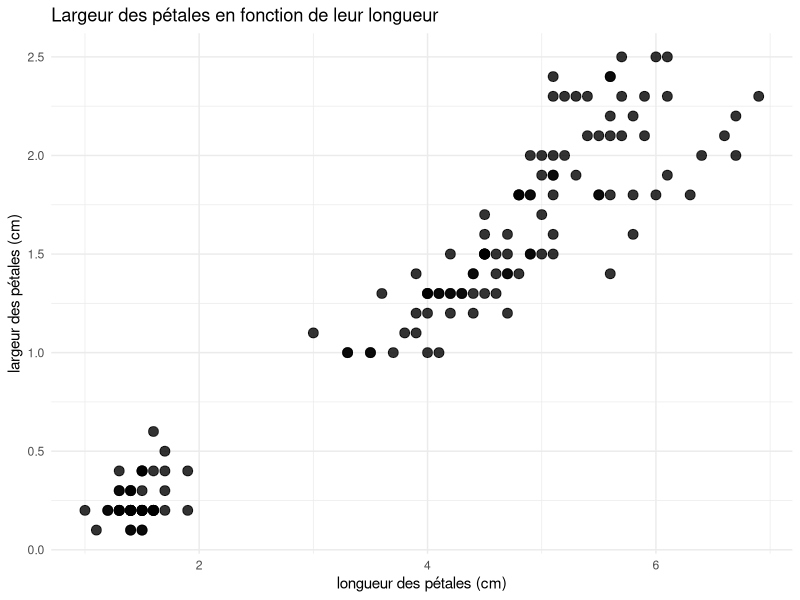
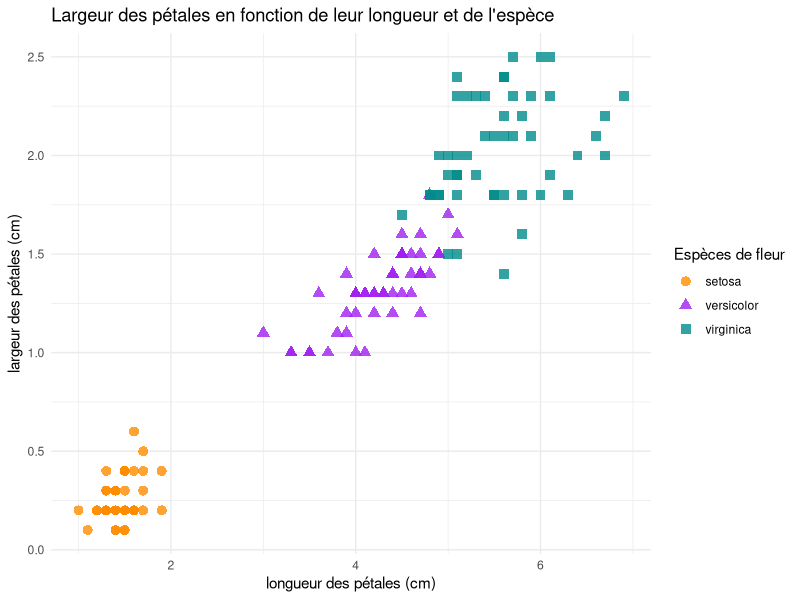
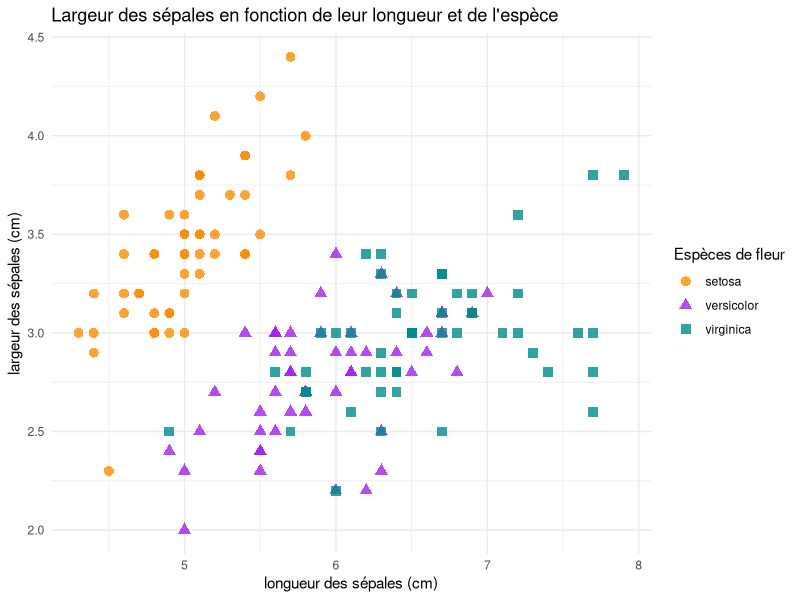
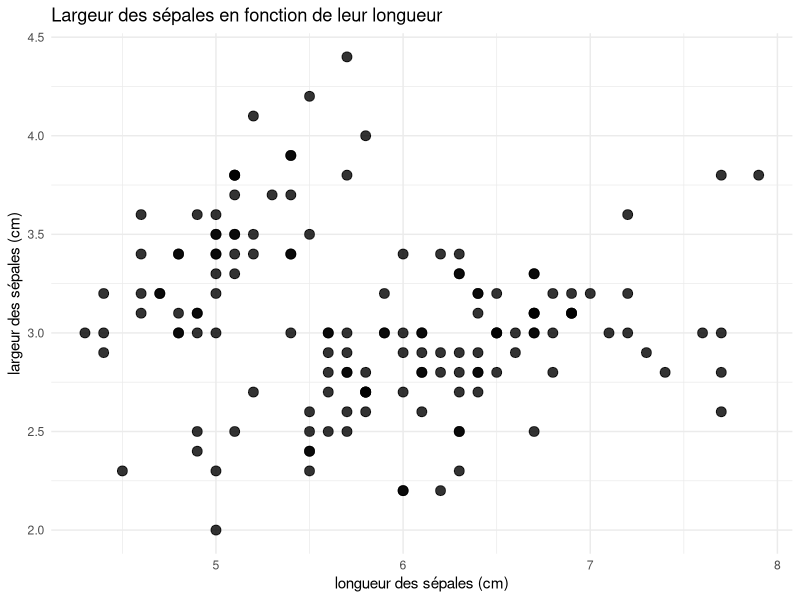

The R script that drew these images, in order:
## ---- chunk 1
library(tidyverse)
library(ggplot2)

data <- iris
head(data)
## ---- chunk 2
#| label: fig-entire
#| fig-cap: Pental length and petal width


longxlargxpetale <- ggplot(data = data, aes(x = Petal.Length, y = Petal.Width)) +
  geom_point(size = 3,
             alpha = 0.8) +
  theme_minimal() + labs(title = "Largeur des pétales en fonction de leur longueur", x = "longueur des pétales (cm)", y = "largeur des pétales (cm)")

longxlargxpetale
## ---- chunk 3
#| label: fig-species
#| fig-cap: Pental length and petal width by species 
#| cap-location: margin

longxlargxpetale_byspecies <- ggplot(data = data, aes(x = Petal.Length, y = Petal.Width)) +
  geom_point(aes(color = Species, shape = Species), size = 3,
             alpha = 0.8) +
  scale_color_manual(values = c("darkorange","purple","cyan4")) +
  theme_minimal() + labs(title = "Largeur des pétales en fonction de leur longueur et de l'espèce", x = "longueur des pétales (cm)", y = "largeur des pétales (cm)", color= "Espèces de fleur", shape= "Espèces de fleur")

longxlargxpetale_byspecies
## ---- chunk 4
#| label: fig-species_sepal
#| fig-cap: Sepal length and petal width by species 
longxlargxsepale_byspecies <- ggplot(data = data, aes(x = Sepal.Length, y = Sepal.Width)) +
  geom_point(aes(color = Species, shape = Species), size = 3,
             alpha = 0.8) +
  scale_color_manual(values = c("darkorange","purple","cyan4")) +
  theme_minimal() + labs(title = "Largeur des sépales en fonction de leur longueur et de l'espèce", x = "longueur des sépales (cm)", y = "largeur des sépales (cm)", color= "Espèces de fleur", shape= "Espèces de fleur")

longxlargxsepale_byspecies
## ---- chunk 5
#| label: fig-sepal
#| fig-cap: Sepal length and petal width 
longxlargxsepale <- ggplot(data = data, aes(x = Sepal.Length, y = Sepal.Width)) +
  geom_point(size = 3,
             alpha = 0.8) +
  theme_minimal() + labs(title = "Largeur des sépales en fonction de leur longueur", x = "longueur des sépales (cm)", y = "largeur des sépales (cm)")

longxlargxsepale
